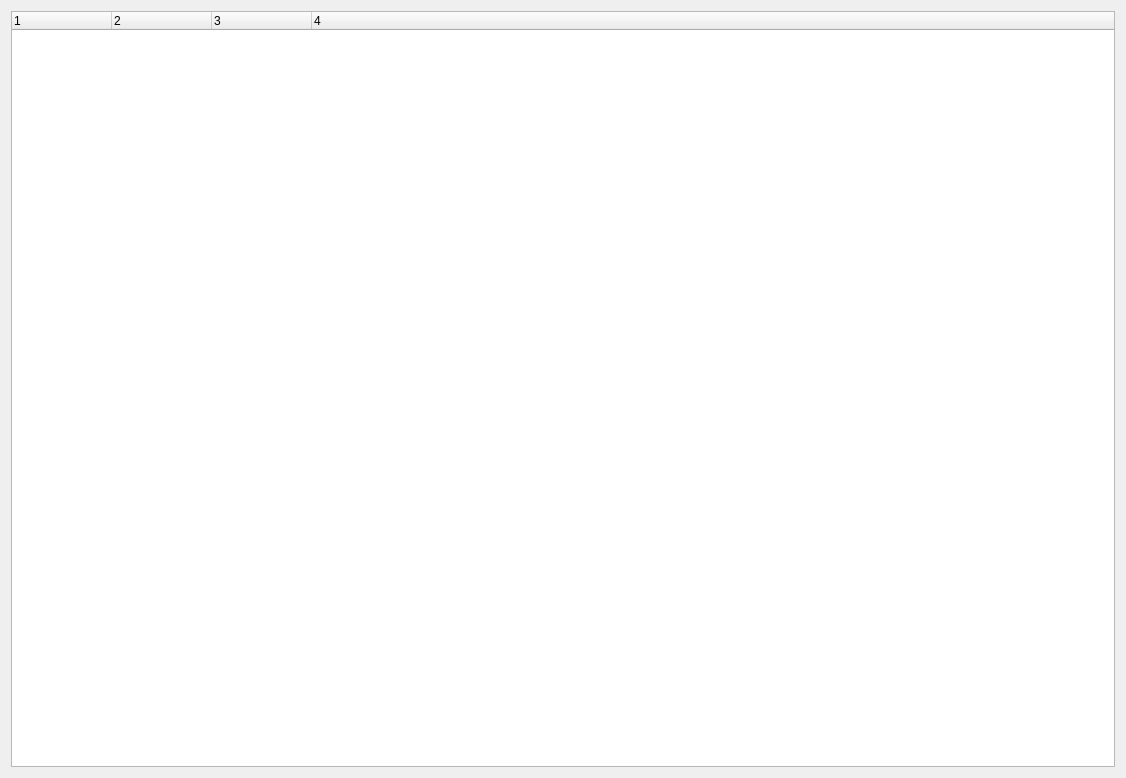
<?xml version="1.0" encoding="UTF-8"?>
<ui version="4.0">
 <class>OverviewWidget</class>
 <widget class="QWidget" name="OverviewWidget">
  <property name="geometry">
   <rect>
    <x>0</x>
    <y>0</y>
    <width>1126</width>
    <height>778</height>
   </rect>
  </property>
  <property name="windowTitle">
   <string>Form</string>
  </property>
  <layout class="QVBoxLayout" name="verticalLayout">
   <item>
    <widget class="QTreeWidget" name="tree_widget">
     <property name="columnCount">
      <number>4</number>
     </property>
     <column>
      <property name="text">
       <string notr="true">1</string>
      </property>
     </column>
     <column>
      <property name="text">
       <string notr="true">2</string>
      </property>
     </column>
     <column>
      <property name="text">
       <string notr="true">3</string>
      </property>
     </column>
     <column>
      <property name="text">
       <string notr="true">4</string>
      </property>
     </column>
    </widget>
   </item>
  </layout>
 </widget>
 <resources/>
 <connections/>
</ui>
